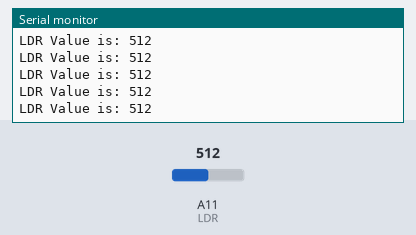
Simulated run of this sketch. Board: Arduino Mega 2560, built with avr-gcc and run on an emulated ATmega2560. On the bench: the last lines printed to the serial monitor. The test bench sets the inputs (shaded band); at power-on: A11 (LDR) = 512.

Above: at 1.2 s.
1.3 s: A11 (LDR) set to 716
At 1.31 s:
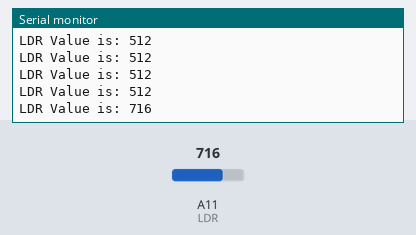
2.8 s: A11 (LDR) set to 900
At 2.82 s:
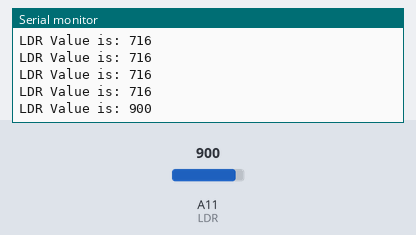
Timing chart, 0 to 5.8 s (numbered marks = the images above; inputs shaded):
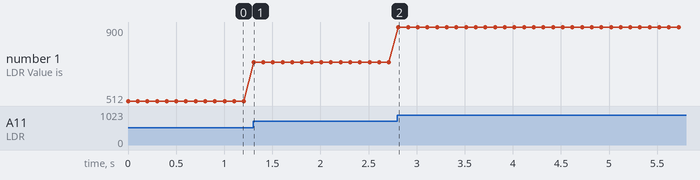

The sketch:

LDR_Program.ino
```cpp
const int LDR = A11;

int input_val = 0;

void setup()
{
  Serial.begin(9600);
}

void loop()
{
  input_val = analogRead(LDR);
  Serial.print("LDR Value is: ");
  Serial.println(input_val);
  delay(100);
}
```

Measured:
- after the input at 1.3 s, the serial monitor: prints a new line at once (image 1)
- after the input at 2.8 s, the serial monitor: prints a new line at once (image 2)
- plotted number 1: 512 → 716 after the input at 1.3 s, 716 → 900 after the input at 2.8 s
